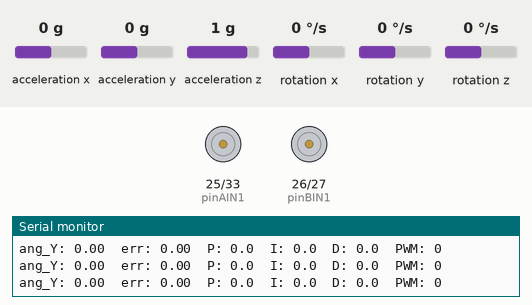
Simulated run of this sketch. Board: ESP32. On the bench: motor-driver pin pairs drawn as motors (green arrow = first pin HIGH = forward, orange = second pin HIGH = backward, longer = more drive, scaled by the enable pin), the last lines printed to the serial monitor. The test bench sets the inputs (shaded band); at power-on: acceleration x 0 g, acceleration y 0 g, rotation y 0 °/s, acceleration z 1 g, rotation x 0 °/s, rotation z 0 °/s.

Above: at 1.2 s.
1.3 s: acceleration x set to -1.4 g
At 2.1 s:
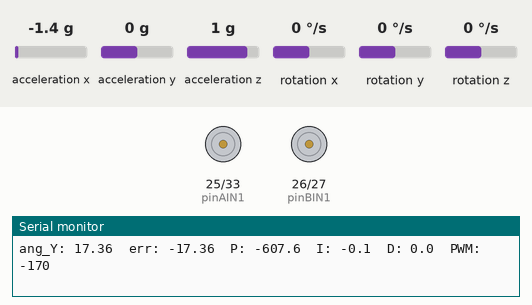
2.9 s: acceleration x set to 0.1 g
At 4.4 s:
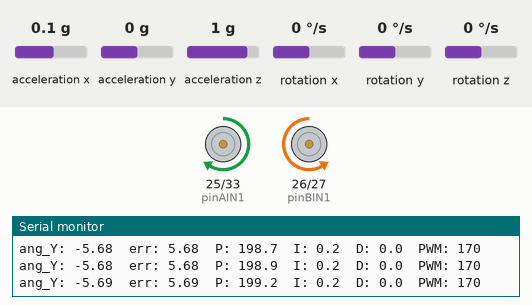
5.1 s: acceleration y set to -1.4 g
At 7.1 s:
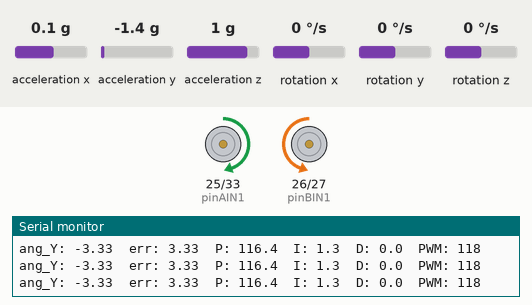
8.1 s: acceleration x set to 0 g
11.1 s: rotation y set to -192 °/s
At 12.3 s:
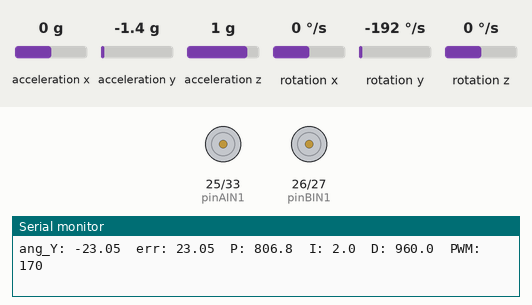
12.8 s: acceleration x set to -0.8 g
At 13.2 s:
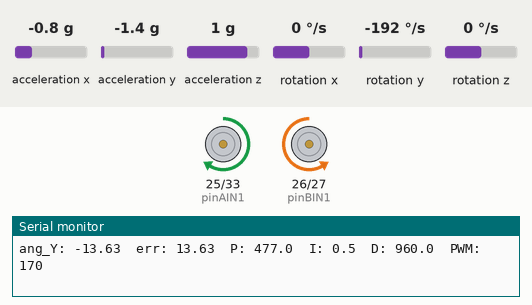
Timing chart, 0 to 15.4 s (numbered marks = the images above; inputs shaded):
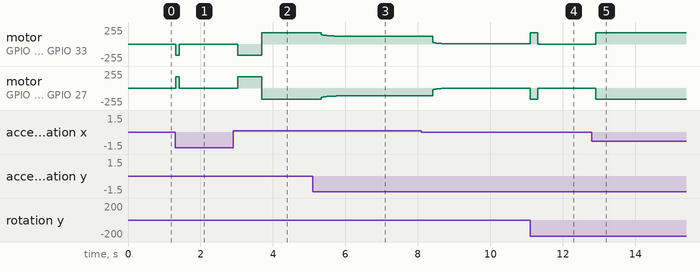

The sketch:

main.ino
```cpp
#include "Wire.h"
#include "I2Cdev.h"
#include "MPU6050.h"

MPU6050 sensor;

// Pines de motores
const int pinPWMA = 12;
const int pinAIN2 = 33;
const int pinAIN1 = 25;
const int pinPWMB = 15;
const int pinBIN1 = 26;
const int pinBIN2 = 27;

// PWM máximo permitido
const int PWM_MAX = 170;

// Ganancias PID
float Kp = 35.0f;
float Ki = 0.1f;
float Kd = 5.0f;

// Setpoint
float desired_angle = 0.0f;

// Control integral
float integral = 0.0f;
const float INTEGRAL_MAX = 300.0f;

// Límite de caída
const float ANGULO_CAIDA = 24.0f;

// Lecturas del sensor
int16_t ax, ay, az;
int16_t gx, gy, gz;

// Filtro complementario
const float ALPHA = 0.98f;
float ang_y = 0.0f;
float ang_y_prev = 0.0f;
float ang_x = 0.0f;

// Tiempo
unsigned long tiempo_prev = 0;
float dt = 0.0f;
unsigned long ultimo_print = 0;

// Prototipos
void moveMotor(int pinPWM, int pinIN1, int pinIN2, float speed);
void pararMotores();


void setup() {
    Serial.begin(115200);
    Wire.begin(18, 19);
    Wire.setClock(400000);
    sensor.initialize();

    // Calibración del MPU6050
    sensor.setXAccelOffset(-736);
    sensor.setYAccelOffset(1299);
    sensor.setZAccelOffset(1522);
    sensor.setXGyroOffset(166);
    sensor.setYGyroOffset(250);
    sensor.setZGyroOffset(56);

    // Configurar pines
    pinMode(pinAIN2, OUTPUT);
    pinMode(pinAIN1, OUTPUT);
    pinMode(pinPWMA, OUTPUT);
    pinMode(pinBIN1, OUTPUT);
    pinMode(pinBIN2, OUTPUT);
    pinMode(pinPWMB, OUTPUT);
    pararMotores();

    if (!sensor.testConnection()) {
        Serial.println("ERROR: MPU6050 no detectado");
        while (true) {
            delay(1000);
        }
    }

    // Ángulo inicial
    sensor.getAcceleration(&ax, &ay, &az);
    float ang_y_init = atan2(-ax, sqrt((long)ay * ay + (long)az * az)) * (180.0f / PI);
    ang_y = ang_y_init;
    ang_y_prev = ang_y_init;

    tiempo_prev = millis();

    Serial.println("PID control - Pendulo invertido");
    Serial.print("Kp=");
    Serial.print(Kp);
    Serial.print(" Ki=");
    Serial.print(Ki);
    Serial.print(" Kd=");
    Serial.println(Kd);
}


void loop() {
    sensor.getAcceleration(&ax, &ay, &az);
    sensor.getRotation(&gx, &gy, &gz);

    unsigned long ahora = millis();
    dt = (ahora - tiempo_prev) / 1000.0f;
    if (dt <= 0.0f) dt = 0.001f;
    tiempo_prev = ahora;

    float gy_dps = gy / 131.0f;

    // Ángulo desde acelerómetro
    float accel_ang_y = atan2(-ax, sqrt((long)ay * ay + (long)az * az)) * (180.0f / PI);

    // Filtro complementario
    ang_y = ALPHA * (ang_y_prev + gy_dps * dt) + (1.0f - ALPHA) * accel_ang_y;
    ang_y_prev = ang_y;

    ang_x = atan2(ay, sqrt((long)ax * ax + (long)az * az)) * (180.0f / PI);

    float error = desired_angle - ang_y;

    // Protección por caída
    if (fabs(error) > ANGULO_CAIDA) {
        pararMotores();
        integral = 0.0f;
        return;
    }

    // Integral con anti-windup
    integral += error * dt;
    if (integral > INTEGRAL_MAX) integral = INTEGRAL_MAX;
    if (integral < -INTEGRAL_MAX) integral = -INTEGRAL_MAX;

    float P = Kp * error;
    float I = Ki * integral;
    float D = Kd * (-gy_dps);

    float salida = P + I + D;

    if (salida > PWM_MAX) salida = PWM_MAX;
    if (salida < -PWM_MAX) salida = -PWM_MAX;

    moveMotor(pinPWMA, pinAIN1, pinAIN2, salida);
    moveMotor(pinPWMB, pinBIN1, pinBIN2, -salida);

    // Telemetría
    if (millis() - ultimo_print > 50) {
        ultimo_print = millis();
        Serial.print("ang_Y: ");
        Serial.print(ang_y, 2);
        Serial.print("  err: ");
        Serial.print(error, 2);
        Serial.print("  P: ");
        Serial.print(P, 1);
        Serial.print("  I: ");
        Serial.print(I, 1);
        Serial.print("  D: ");
        Serial.print(D, 1);
        Serial.print("  PWM: ");
        Serial.println(salida, 0);
    }
}

void moveMotor(int pinPWM, int pinIN1, int pinIN2, float speed) {
    int pwm = (int)fabs(speed);

    if (pwm > PWM_MAX) {
        pwm = PWM_MAX;
    }

    if (pwm == 0) {
        digitalWrite(pinIN1, LOW);
        digitalWrite(pinIN2, LOW);
        analogWrite(pinPWM, 0);
        return;
    }

    if (speed > 0) {
        digitalWrite(pinIN1, HIGH);
        digitalWrite(pinIN2, LOW);
    } else {
        digitalWrite(pinIN1, LOW);
        digitalWrite(pinIN2, HIGH);
    }
    analogWrite(pinPWM, pwm);
}

void pararMotores() {
    digitalWrite(pinAIN1, LOW);
    digitalWrite(pinAIN2, LOW);
    digitalWrite(pinBIN1, LOW);
    digitalWrite(pinBIN2, LOW);
    analogWrite(pinPWMA, 0);
    analogWrite(pinPWMB, 0);
}
```

Measured:
- after the input at 1.3 s, motor on GPIO 25 (pinAIN1) / GPIO 33 (pinAIN2): stopped → backward 170/255 at once, → stopped 0.09 s later; motor on GPIO 26 (pinBIN1) / GPIO 27 (pinBIN2): stopped → forward 170/255 at once, → stopped 0.09 s later
- after the input at 2.9 s, motor on GPIO 25 (pinAIN1) / GPIO 33 (pinAIN2): stopped → backward 170/255 after 0.13 s, → forward 170/255 0.66 s later; motor on GPIO 26 (pinBIN1) / GPIO 27 (pinBIN2): stopped → forward 170/255 after 0.13 s, → backward 170/255 0.66 s later
- after the input at 5.1 s, motor on GPIO 26 (pinBIN1) / GPIO 27 (pinBIN2): rises from backward 170/255 to backward 117/255 in 0.68 s, then falls to backward 118/255 in 1.9 s
- after the input at 11.1 s, motor on GPIO 25 (pinAIN1) / GPIO 33 (pinAIN2): forward 1/255 → forward 170/255 at once, → stopped 0.21 s later; motor on GPIO 26 (pinBIN1) / GPIO 27 (pinBIN2): backward 1/255 → backward 170/255 at once, → stopped 0.21 s later
- after the input at 12.8 s, motor on GPIO 25 (pinAIN1) / GPIO 33 (pinAIN2): stopped → forward 170/255 after 0.10 s; motor on GPIO 26 (pinBIN1) / GPIO 27 (pinBIN2): stopped → backward 170/255 after 0.10 s
